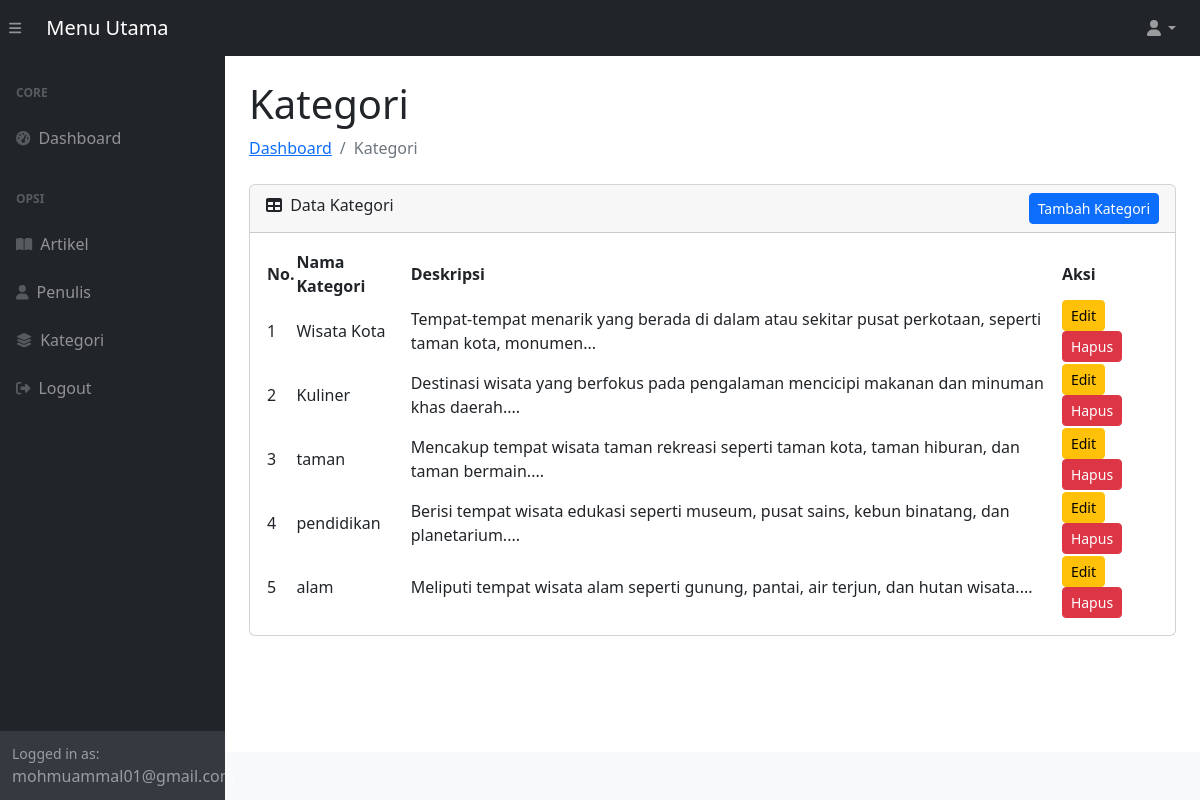
The app's page /adminn/kategori.php (signed in) with its own data.
### tables this page shows
CREATE TABLE IF NOT EXISTS `category` (
  `id` int NOT NULL AUTO_INCREMENT,
  `name` varchar(100) NOT NULL,
  `description` mediumtext,
  PRIMARY KEY (`id`)
);

### adminn/kategori.php (the view, shortened to what this page needs)
<?php
include_once 'function.php';
$query_kategori = "SELECT id, name, description FROM category ORDER BY id DESC";
$result_kategori = mysqli_query($koneksi, $query_kategori);
?>
<!DOCTYPE html>
<html lang="en">
<head>
    <link href="https://cdn.jsdelivr.net/npm/simple-datatables@7.1.2/dist/style.min.css" rel="stylesheet" />
    <link href="css/styles.css" rel="stylesheet" />
</head>
<body class="sb-nav-fixed">
        <nav class="sb-topnav navbar navbar-expand navbar-dark bg-dark">
            <button class="btn btn-link btn-sm order-1 order-lg-0 me-4 me-lg-0" id="sidebarToggle" href="#!"><i class="fas fa-bars"></i></button>
            <a class="navbar-brand ps-3" href="index.html">Menu Utama</a>
            <ul class="navbar-nav ms-auto me-0 me-md-3 my-2 my-md-0">
                <li class="nav-item dropdown">
                    <a class="nav-link dropdown-toggle" id="navbarDropdown" href="#" role="button" data-bs-toggle="dropdown" aria-expanded="false"><i class="fas fa-user fa-fw"></i></a>
                </li>
            </ul>
        </nav>
        <div id="layoutSidenav">
            <div id="layoutSidenav_nav">
                <nav class="sb-sidenav accordion sb-sidenav-dark" id="sidenavAccordion">
                    <div class="sb-sidenav-menu">
                        <div class="nav">
                            <div class="sb-sidenav-menu-heading">Core</div>
                            <a class="nav-link" href="index.php">
                                <div class="sb-nav-link-icon"><i class="fas fa-tachometer-alt"></i></div>
                                Dashboard
                            </a>
                            <div class="sb-sidenav-menu-heading">Opsi</div>
                            <a class="nav-link collapsed" href="artikel.php">
                                <div class="sb-nav-link-icon"><i class="fas fa-book-open"></i></div>
                                Artikel
                            </a>
                            <a class="nav-link" href="penulis.php">
                                <div class="sb-nav-link-icon"><i class="fa-sharp-duotone fa-solid fa-user"></i></div>
                                Penulis
                            </a>
                            <a class="nav-link" href="kategori.php">
                                <div class="sb-nav-link-icon"><i class="fa-sharp-duotone fa-solid fa-layer-group"></i></div>
                                Kategori
                            </a>
                            <a class="nav-link" href="logout.php">
                                <div class="sb-nav-link-icon"><i class="fa-sharp-duotone fa-solid fa-right-from-bracket"></i></div>
                                Logout
                            </a>
                        </div>
                    </div>
                    <div class="sb-sidenav-footer">
                        <div class="small">Logged in as:</div>
                        <?php
                        echo htmlspecialchars($_SESSION['admin']['username']);
                        ?>
                    </div>
                </nav>
            </div>
            <div id="layoutSidenav_content">
                <main>
                    <div class="container-fluid px-4">
                        <h1 class="mt-4">Kategori</h1>
                        <ol class="breadcrumb mb-4">
                            <li class="breadcrumb-item"><a href="index.php">Dashboard</a></li>
                            <li class="breadcrumb-item active">Kategori</li>
                        </ol>
                    <div class="card mb-4">
                        <div class="card-header">
                            <i class="fas fa-table me-1"></i> Data Kategori
                            <button type="button" class="btn btn-primary btn-sm float-end" data-bs-toggle="modal" data-bs-target="#tambahKategoriModal">Tambah Kategori</button>
                        </div>
                        <div class="card-body">
                            <table id="datatablesSimple">
                                <thead>
                                    <tr>
                                        <th>No.</th>
                                        <th>Nama Kategori</th>
                                        <th>Deskripsi</th>
                                        <th>Aksi</th>
                                    </tr>
                                </thead>
                                <tbody>
                                    <?php $no = 1; while ($kategori = mysqli_fetch_assoc($result_kategori)): ?>
                                    <tr>
                                        <td><?php echo $no++; ?></td>
                                        <td><?php echo htmlspecialchars($kategori['name']); ?></td>
                                        <td><?php echo htmlspecialchars(substr($kategori['description'], 0, 100)) . '...'; ?></td>
                                        <td>
                                            <button class="btn btn-warning btn-sm"
                                                    data-bs-toggle="modal"
                                                    data-bs-target="#editKategoriModal"
                                                    data-id="<?php echo $kategori['id']; ?>"
                                                    data-name="<?php echo htmlspecialchars($kategori['name']); ?>"
                                                    data-description="<?php echo htmlspecialchars($kategori['description']); ?>">
                                                Edit
                                            </button>
                                            <a href="proses_hapus_kategori.php?id=<?php echo $kategori['id']; ?>" class="btn btn-danger btn-sm" onclick="return confirm('Yakin ingin menghapus kategori ini? Menghapus kategori akan melepaskan relasinya dari semua artikel terkait.')">Hapus</a>
                                        </td>
                                    </tr>
                                    <?php endwhile; ?>
                                </tbody>
                            </table>
                        </div>
                    </div>
                </div>
            </main>
            <footer class="py-4 bg-light mt-auto"></footer>
        </div>
    </div>
</body>
</html>

### records on screen
category: name "Wisata Kota", description "Tempat-tempat menarik yang berada di dalam atau sekitar pusat perkotaan, seperti taman kota, monumen"
category: name "Kuliner", description "Destinasi wisata yang berfokus pada pengalaman mencicipi makanan dan minuman khas daerah."
category: name "taman", description "Mencakup tempat wisata taman rekreasi seperti taman kota, taman hiburan, dan taman bermain."
category: name "pendidikan", description "Berisi tempat wisata edukasi seperti museum, pusat sains, kebun binatang, dan planetarium."
category: name "alam", description "Meliputi tempat wisata alam seperti gunung, pantai, air terjun, dan hutan wisata."

### other values on screen
$_SESSION['admin']['username'] "mohmuammal01@gmail.com"
